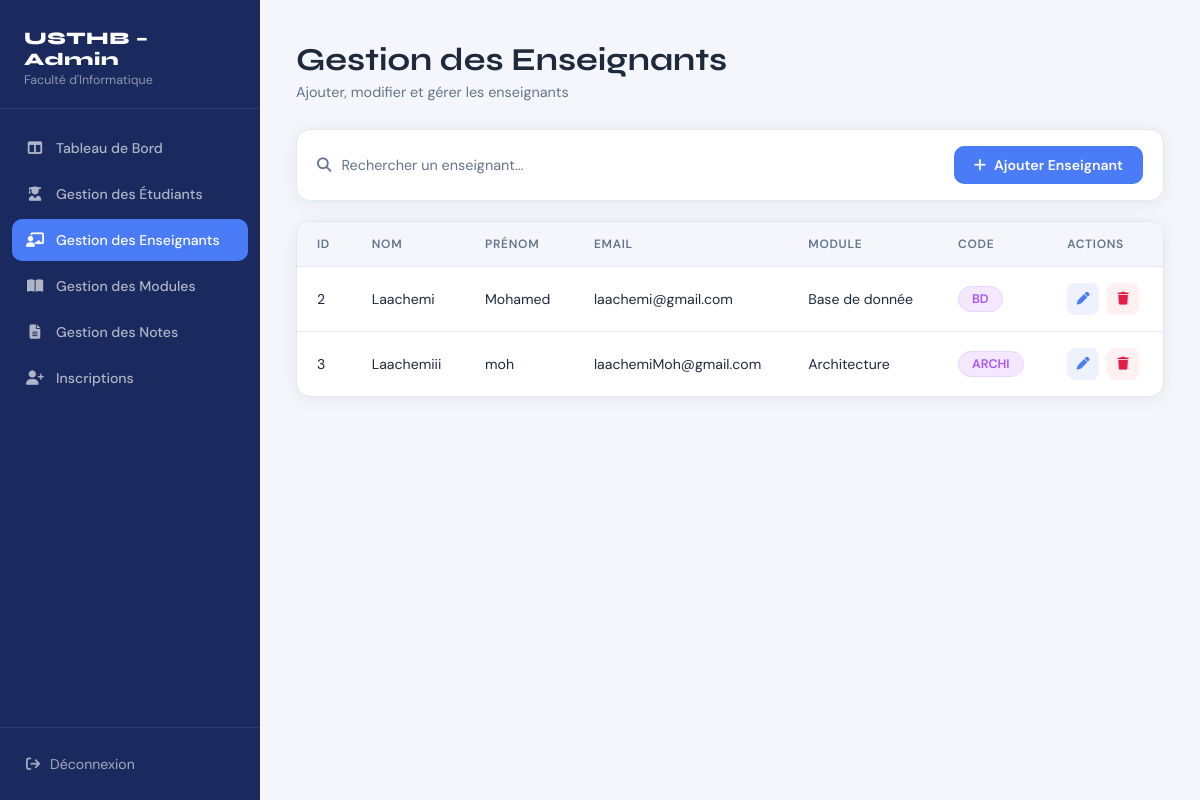
Before: /GestionEnseignant.php with the older database file.
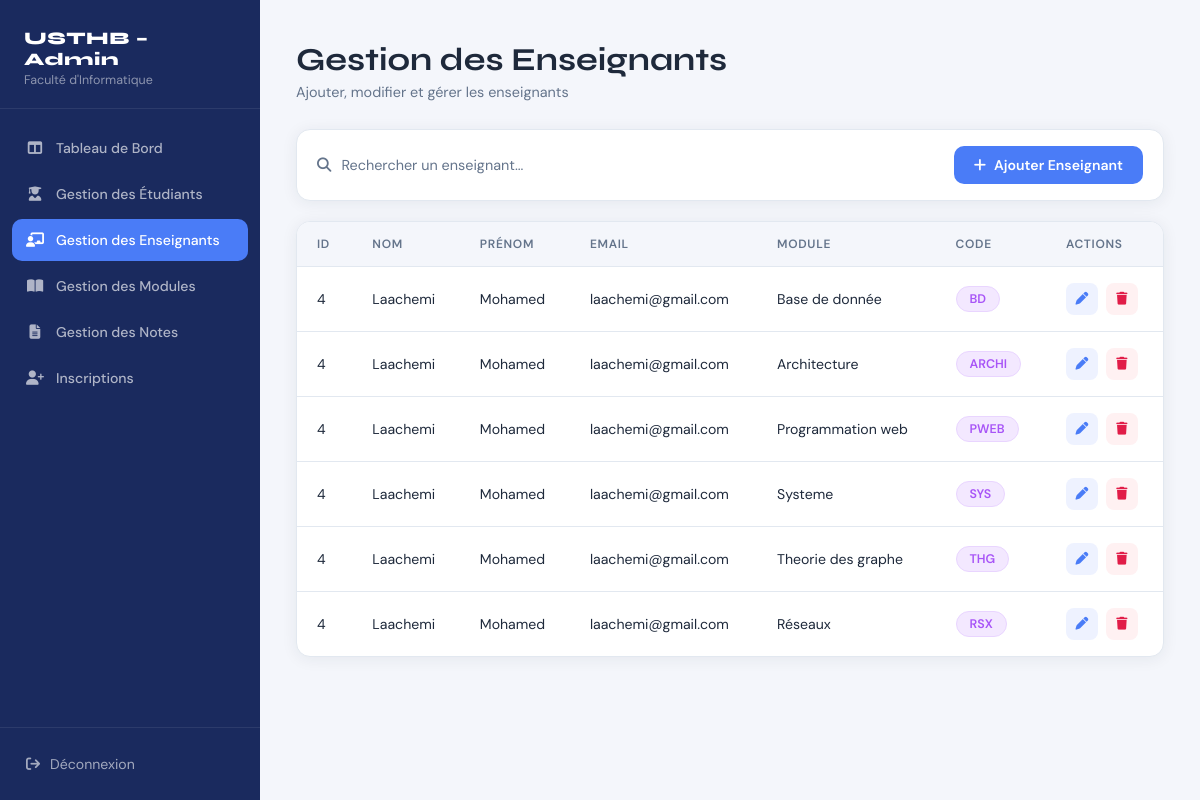
After: the same page with the newer database file.
### tables this page shows
CREATE TABLE `modules` (
  `id` int(11) NOT NULL,
  `code` varchar(255) NOT NULL,
  `name` varchar(255) NOT NULL,
  `coefficient` int(11) NOT NULL DEFAULT 1,
  `teacher_id` int(11) DEFAULT NULL,
  `lvl` int(11) NOT NULL DEFAULT 1
);

CREATE TABLE `teachers` (
  `id` int(11) NOT NULL,
  `first_name` varchar(255) NOT NULL,
  `last_name` varchar(255) NOT NULL,
  `email` varchar(255) DEFAULT NULL,
  `user_id` int(11) DEFAULT NULL
);

### GestionEnseignant.php (the view, shortened to what this page needs)
<?php
    $db_server = "localhost";
    $db_user   = "root";
    $db_pass   = "";
    $db_name   = "Usthb_app";
    $conn = mysqli_connect($db_server, $db_user, $db_pass, $db_name);
    $queryTeachers = "SELECT t.id, t.first_name, t.last_name, t.email, m.name AS module_name, m.code AS module_code
                      FROM Teachers t
                      LEFT JOIN Modules m ON m.teacher_id = t.id
                      ORDER BY t.id ASC";
    $resultTeachers = mysqli_query($conn, $queryTeachers);
    $teachers = [];
    while($t = mysqli_fetch_assoc($resultTeachers))
         $teachers[] = $t;
?>
<!DOCTYPE html>
<html lang="fr">
<head>
    <link rel="stylesheet" href="https://cdnjs.cloudflare.com/ajax/libs/font-awesome/6.5.0/css/all.min.css">
    <link rel="stylesheet" href="GestionEnseignant.css">
</head>
<body>
<div class="layout">
    <aside class="sidebar">
        <div class="sidebar-brand">
            <h2>USTHB – Admin</h2>
            <p>Faculté d'Informatique</p>
        </div>
        <nav class="sidebar-nav">
            <a href="dashboard_admin.php" class="nav-item"><i class="fa-solid fa-table-columns"></i> Tableau de Bord</a>
            <a href="GestionEtudiant.php" class="nav-item"><i class="fa-solid fa-user-graduate"></i> Gestion des Étudiants</a>
            <a href="GestionEnseignant.php" class="nav-item active"><i class="fa-solid fa-chalkboard-user"></i> Gestion des Enseignants</a>
            <a href="GestionModule.php" class="nav-item"><i class="fa-solid fa-book-open"></i> Gestion des Modules</a>
            <a href="Notes.php" class="nav-item"><i class="fa-solid fa-file-lines"></i> Gestion des Notes</a>
            <a href="inscriptions.php" class="nav-item"><i class="fa-solid fa-user-plus"></i> Inscriptions</a>
        </nav>
        <div class="sidebar-footer">
            <a href="login.php"><i class="fa-solid fa-arrow-right-from-bracket"></i> Déconnexion</a>
        </div>
    </aside>
    <main class="main">
        <div class="page-header">
            <h1>Gestion des Enseignants</h1>
            <p>Ajouter, modifier et gérer les enseignants</p>
        </div>
        <div class="toolbar">
            <div class="search-box">
                <i class="fa-solid fa-magnifying-glass"></i>
                <input type="text" id="searchInput" placeholder="Rechercher un enseignant...">
            </div>
            <button class="btn-add" onclick="openAddModal()"><i class="fa-solid fa-plus"></i> Ajouter Enseignant</button>
        </div>
        <div class="table-panel">
            <div class="table-wrapper">
                <table id="teachersTable">
                    <thead>
                        <tr>
                            <th>ID</th><th>NOM</th><th>PRÉNOM</th><th>EMAIL</th><th>MODULE</th><th>CODE</th><th>ACTIONS</th>
                        </tr>
                    </thead>
                    <tbody>
                        <?php if(count($teachers) > 0): ?>
                            <?php foreach($teachers as $t): ?>
                            <tr>
                                <td><?= htmlspecialchars($t['id']) ?></td>
                                <td><?= htmlspecialchars($t['last_name']) ?></td>
                                <td><?= htmlspecialchars($t['first_name']) ?></td>
                                <td><?= htmlspecialchars($t['email'] ?? '–') ?></td>
                                <td><?= htmlspecialchars($t['module_name'] ?? '–') ?></td>
                                <td>
                                    <?php if($t['module_code']): ?>
                                        <span class="badge-module"><?= htmlspecialchars($t['module_code']) ?></span>
                                    <?php else: ?>
                                        <span class="no-module">–</span>
                                    <?php endif; ?>
                                </td>
                                <td class="actions-cell">
                                    <button class="btn-icon btn-edit" title="Modifier" onclick="openEditModal(<?= $t['id'] ?>,'<?= addslashes($t['first_name']) ?>','<?= addslashes($t['last_name']) ?>','<?= addslashes($t['email'] ?? '') ?>')">
                                        <i class="fa-solid fa-pen"></i>
                                    </button>
                                    <a href="GestionEnseignant.php?delete_id=<?= $t['id'] ?>" class="btn-icon btn-delete" title="Supprimer" onclick="return confirm('Supprimer cet enseignant ?')">
                                        <i class="fa-solid fa-trash"></i>
                                    </a>
                                </td>
                            </tr>
                            <?php endforeach; ?>
                        <?php else: ?>
                            <tr><td colspan="7" class="empty-msg">Aucun enseignant trouvé.</td></tr>
                        <?php endif; ?>
                    </tbody>
                </table>
            </div>
        </div>
    </main>
</div>
</body>
</html>

Changed rows visible on the page:
changed modules "Base de donnée": teacher "2" → "4"
changed modules "Architecture": teacher "3" → "4"; teacher.last_name "Laachemiii" → "Laachemi"; teacher.first_name "moh" → "Mohamed"; teacher.email "laachemiMoh@gmail.com" → "laachemi@gmail.com"
now on this page (row edited): modules: teacher "4", teacher.last_name "Laachemi", teacher.first_name "Mohamed", teacher.email "laachemi@gmail.com", name "Programmation web", code "PWEB"
now on this page (row edited): modules: teacher "4", teacher.last_name "Laachemi", teacher.first_name "Mohamed", teacher.email "laachemi@gmail.com", name "Systeme", code "SYS"
now on this page (row edited): modules: teacher "4", teacher.last_name "Laachemi", teacher.first_name "Mohamed", teacher.email "laachemi@gmail.com", name "Theorie des graphe", code "THG"
added modules: teacher "4", teacher.last_name "Laachemi", teacher.first_name "Mohamed", teacher.email "laachemi@gmail.com", name "Réseaux", code "RSX"
